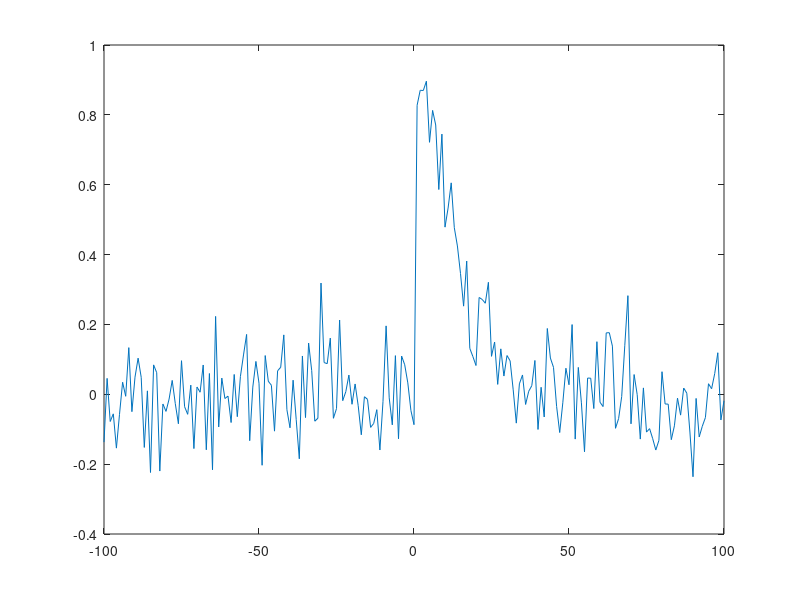

This chart was generated by the following MATLAB code: (Note: this script raises an error after producing the figure.)


x = -100:100;
y = x*0;
tau=10;
y = x*0;
y(x>0) = exp(-x(x>0)/tau)-exp(-x(x>0)/(tau/10));
y=y/max(y);
y = y+randn(size(y))/10;
plot(x,y)

yhat = fitXcorrSpline(x',y',10);
hold on
plot(x,yhat,'r')
hold off